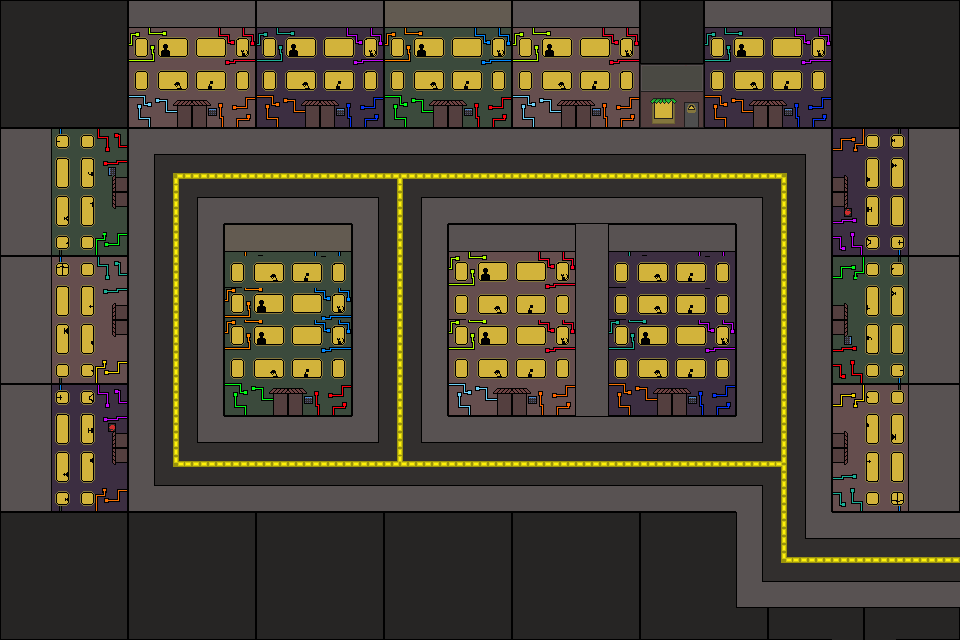

The image is a tile-based game level rendered from a .tmx file. Its description and complete source (layers, tilesets, objects, tile grids) follow:
An orthogonal 30x20 tile map with 32x32 px tiles, 1 tile layer (Tile Layer 1) and 10 objects.

<map version="1.10" tiledversion="1.11.2" orientation="orthogonal" renderorder="right-down" width="30" height="20" tilewidth="32" tileheight="32" infinite="0" nextlayerid="5" nextobjectid="20">
 <editorsettings>
  <export target="писюны. csv.csv" format="csv" />
 </editorsettings>
 <tileset firstgid="1" source="город.tsx" />
 <layer id="1" name="Tile Layer 1" width="30" height="20">
  <data encoding="csv">
185,186,187,188,177,178,179,180,113,114,115,116,51,52,53,54,177,178,179,180,185,188,113,114,115,116,185,186,187,188,
201,202,203,204,193,194,195,196,129,130,131,132,67,68,69,70,193,194,195,196,233,236,129,130,131,132,201,202,203,204,
217,218,219,220,209,210,211,212,145,146,147,148,83,84,85,86,209,210,211,212,49,50,145,146,147,148,217,218,219,220,
233,234,235,236,225,226,227,228,161,162,163,164,99,100,101,102,225,226,227,228,65,66,161,162,163,164,233,234,235,236,
55,56,57,58,6,2,2,2,2,2,2,2,2,2,2,2,2,2,2,2,2,2,2,2,2,7,121,122,123,124,
71,72,73,74,38,19,5,5,5,5,5,5,8,5,5,5,5,5,5,5,5,5,5,5,4,39,137,138,139,140,
87,88,89,90,38,37,33,34,34,34,34,35,37,33,34,34,34,34,34,34,34,34,34,35,37,39,153,154,155,156,
103,104,105,106,38,37,39,51,52,53,54,38,37,39,177,178,179,180,40,113,114,115,116,38,37,39,169,170,171,172,
125,126,127,128,38,37,39,83,84,85,86,38,37,39,193,194,195,196,40,145,146,147,148,38,37,39,59,60,61,62,
141,142,143,144,38,37,39,67,68,69,70,38,37,39,209,210,211,212,40,145,146,147,148,38,37,39,75,76,77,78,
157,158,159,160,38,37,39,67,68,69,70,38,37,39,193,194,195,196,40,129,130,131,132,38,37,39,91,92,93,94,
173,174,175,176,38,37,39,83,84,85,86,38,37,39,209,210,211,212,40,145,146,147,148,38,37,39,107,108,109,110,
117,118,119,120,38,37,39,99,100,101,102,38,37,39,225,226,227,228,40,161,162,163,164,38,37,39,181,182,183,184,
133,134,135,136,38,37,1,2,2,2,2,3,37,1,2,2,2,2,2,2,2,2,2,3,37,39,197,198,199,200,
149,150,151,152,38,36,5,5,5,5,5,5,24,5,5,5,5,5,5,5,5,5,5,5,18,39,213,214,215,216,
165,166,167,168,22,34,34,34,34,34,34,34,34,34,34,34,34,34,34,34,34,34,34,35,37,39,229,230,231,232,
185,186,187,188,185,186,187,188,185,186,187,188,185,186,187,188,185,186,187,188,185,186,187,38,37,1,2,2,2,2,
201,202,203,204,201,202,203,204,201,202,203,204,201,202,203,204,201,202,203,204,201,202,203,38,36,5,5,5,5,5,
217,218,219,220,217,218,219,220,217,218,219,220,217,218,219,220,217,218,219,220,217,218,219,22,34,34,34,34,34,34,
233,234,235,236,233,234,235,236,233,234,235,236,233,234,235,236,233,234,235,236,233,234,235,236,233,234,204,201,235,236
</data>
 </layer>
 <objectgroup id="4" name="Objects">
  <object id="7" x="338.667" y="359" width="2.33333" height="1" />
  <object id="8" x="340" y="359" width="1" height="4" />
  <object id="9" x="223.5" y="224" width="127.5" height="191" />
  <object id="10" x="448.5" y="224.5" width="128" height="191" />
  <object id="11" x="-2.66667" y="508" width="736" height="134.667" />
  <object id="12" x="733.333" y="606.667" width="225.333" height="34.6667" />
  <object id="13" x="829.333" y="-1.33333" width="132" height="510.667" />
  <object id="14" x="0" y="0" width="830.667" height="126.667" />
  <object id="15" x="-1.33333" y="125.333" width="128" height="389.333" />
  <object id="16" x="608" y="225" width="127" height="189.667" />
 </objectgroup>
</map>